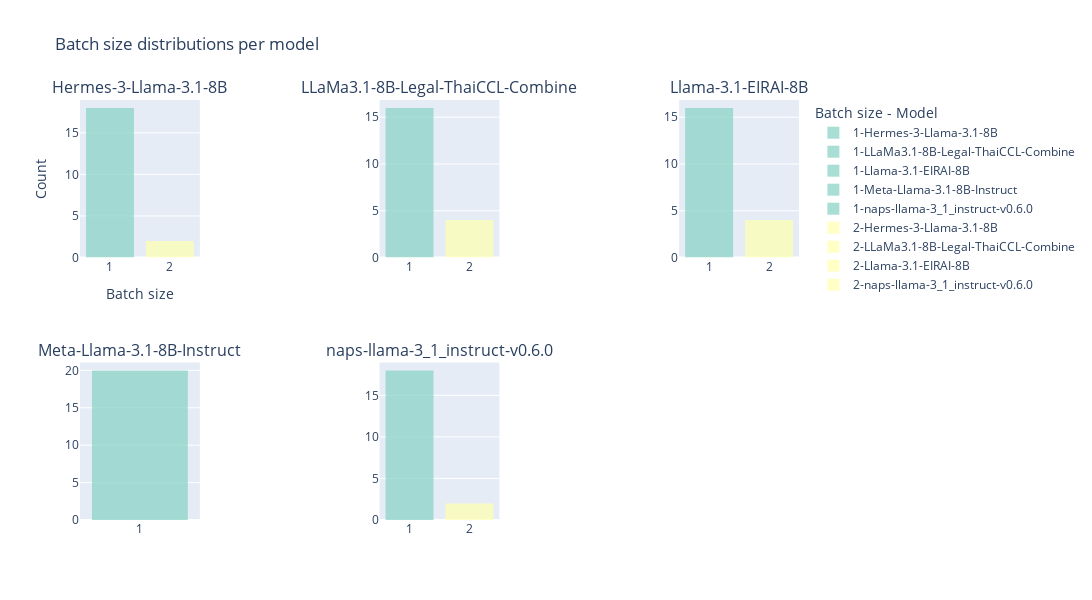

Write notebook code for a chart like this one.
### Code cell
_ = plot_batch_size_histogram_grid(grafana_path, file_name=filename)

### Figure 1 — Plotly figure (JSON) as saved in the notebook; plotly's stock layout.template omitted (floating-point values rounded to 4 significant figures)
{"data": [{"marker": {"color": "rgb(141,211,199)"}, "name": "1-Hermes-3-Llama-3.1-8B", "opacity": 0.75, "showlegend": true, "type": "histogram", "x": [1, 1, 1, 1, 1, 1, 1, 1, 1, 1, 1, 1, 1, 1, 1, 1, 1, 1], "xaxis": "x", "yaxis": "y"}, {"marker": {"color": "rgb(141,211,199)"}, "name": "1-LLaMa3.1-8B-Legal-ThaiCCL-Combine", "opacity": 0.75, "showlegend": true, "type": "histogram", "x": [1, 1, 1, 1, 1, 1, 1, 1, 1, 1, 1, 1, 1, 1, 1, 1], "xaxis": "x2", "yaxis": "y2"}, {"marker": {"color": "rgb(141,211,199)"}, "name": "1-Llama-3.1-EIRAI-8B", "opacity": 0.75, "showlegend": true, "type": "histogram", "x": [1, 1, 1, 1, 1, 1, 1, 1, 1, 1, 1, 1, 1, 1, 1, 1], "xaxis": "x3", "yaxis": "y3"}, {"marker": {"color": "rgb(141,211,199)"}, "name": "1-Meta-Llama-3.1-8B-Instruct", "opacity": 0.75, "showlegend": true, "type": "histogram", "x": [1, 1, 1, 1, 1, 1, 1, 1, 1, 1, 1, 1, 1, 1, 1, 1, 1, 1, 1, 1], "xaxis": "x4", "yaxis": "y4"}, {"marker": {"color": "rgb(141,211,199)"}, "name": "1-naps-llama-3_1_instruct-v0.6.0", "opacity": 0.75, "showlegend": true, "type": "histogram", "x": [1, 1, 1, 1, 1, 1, 1, 1, 1, 1, 1, 1, 1, 1, 1, 1, 1, 1], "xaxis": "x5", "yaxis": "y5"}, {"marker": {"color": "rgb(255,255,179)"}, "name": "2-Hermes-3-Llama-3.1-8B", "opacity": 0.75, "showlegend": true, "type": "histogram", "x": [2, 2], "xaxis": "x", "yaxis": "y"}, {"marker": {"color": "rgb(255,255,179)"}, "name": "2-LLaMa3.1-8B-Legal-ThaiCCL-Combine", "opacity": 0.75, "showlegend": true, "type": "histogram", "x": [2, 2, 2, 2], "xaxis": "x2", "yaxis": "y2"}, {"marker": {"color": "rgb(255,255,179)"}, "name": "2-Llama-3.1-EIRAI-8B", "opacity": 0.75, "showlegend": true, "type": "histogram", "x": [2, 2, 2, 2], "xaxis": "x3", "yaxis": "y3"}, {"marker": {"color": "rgb(255,255,179)"}, "name": "2-naps-llama-3_1_instruct-v0.6.0", "opacity": 0.75, "showlegend": true, "type": "histogram", "x": [2, 2], "xaxis": "x5", "yaxis": "y5"}], "layout": {"annotations": [{"font": {"size": 16}, "showarrow": false, "text": "Hermes-3-Llama-3.1-8B", "x": 0.08333, "xanchor": "center", "xref": "paper", "y": 1, "yanchor": "bottom", "yref": "paper"}, {"font": {"size": 16}, "showarrow": false, "text": "LLaMa3.1-8B-Legal-ThaiCCL-Combine", "x": 0.5, "xanchor": "center", "xref": "paper", "y": 1, "yanchor": "bottom", "yref": "paper"}, {"font": {"size": 16}, "showarrow": false, "text": "Llama-3.1-EIRAI-8B", "x": 0.9167, "xanchor": "center", "xref": "paper", "y": 1, "yanchor": "bottom", "yref": "paper"}, {"font": {"size": 16}, "showarrow": false, "text": "Meta-Llama-3.1-8B-Instruct", "x": 0.08333, "xanchor": "center", "xref": "paper", "y": 0.375, "yanchor": "bottom", "yref": "paper"}, {"font": {"size": 16}, "showarrow": false, "text": "naps-llama-3_1_instruct-v0.6.0", "x": 0.5, "xanchor": "center", "xref": "paper", "y": 0.375, "yanchor": "bottom", "yref": "paper"}], "bargap": 0.2, "barmode": "overlay", "height": 600, "hoverlabel": {"font": {"color": "black"}}, "legend": {"title": {"text": "Batch size - Model"}}, "title": {"text": "Batch size distributions per model"}, "width": 1200, "xaxis": {"anchor": "y", "domain": [0, 0.1667], "tickmode": "array", "ticktext": ["1", "2"], "tickvals": [1, 2], "title": {"text": "Batch size"}}, "xaxis2": {"anchor": "y2", "domain": [0.4167, 0.5833], "tickmode": "array", "ticktext": ["1", "2"], "tickvals": [1, 2]}, "xaxis3": {"anchor": "y3", "domain": [0.8333, 1.0], "tickmode": "array", "ticktext": ["1", "2"], "tickvals": [1, 2]}, "xaxis4": {"anchor": "y4", "domain": [0, 0.1667], "tickmode": "array", "ticktext": ["1"], "tickvals": [1]}, "xaxis5": {"anchor": "y5", "domain": [0.4167, 0.5833], "tickmode": "array", "ticktext": ["1", "2"], "tickvals": [1, 2]}, "xaxis6": {"anchor": "y6", "domain": [0.8333, 1.0]}, "yaxis": {"anchor": "x", "domain": [0.625, 1], "title": {"text": "Count"}}, "yaxis2": {"anchor": "x2", "domain": [0.625, 1]}, "yaxis3": {"anchor": "x3", "domain": [0.625, 1]}, "yaxis4": {"anchor": "x4", "domain": [0, 0.375]}, "yaxis5": {"anchor": "x5", "domain": [0, 0.375]}, "yaxis6": {"anchor": "x6", "domain": [0, 0.375]}}}
